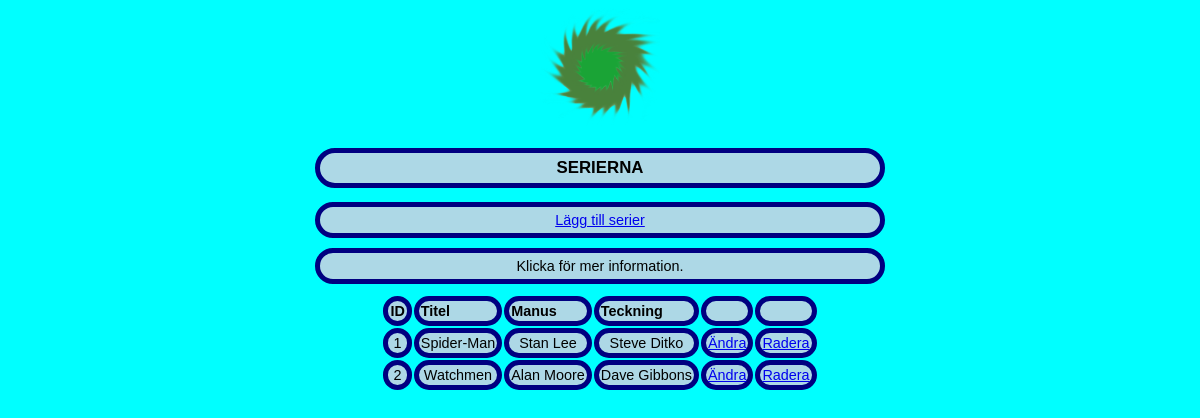
The app's page /read.php with its own data.
### tables this page shows
CREATE TABLE IF NOT EXISTS `serietidning` (
  `serieid` int(11) NOT NULL AUTO_INCREMENT,
  `Titel` varchar(255) NOT NULL,
  `Manus` varchar(255) NOT NULL,
  `Teckning` varchar(255) NOT NULL,
  PRIMARY KEY (`serieid`)
);

### read.php (the view, shortened to what this page needs)
<!DOCTYPE html>
<html lang="sv-se">
	<head>
		<link rel="stylesheet" type="text/css" href="crud_stil.css">
	</head>
	<body>
        <img src="logo2.png" alt="Anton Abrahamsson" style="width:10%">
		<h3>Serierna</h3>
		<p>
			<a href="create.php">Lägg till serier</a>
		</p>
        <div id="flip">Klicka för mer information.</div>
		<table>
            <tbody>
			<tr>
<?php
	require('databaskoppling.php');
		$sql = "SELECT * FROM serietidning";
	$result = $mysqli->query($sql);
		echo "<th>ID</th><th>Titel</th><th>Manus</th><th>Teckning</th>";
		echo "<th> </th><th> </th></tr>";
		echo "\n<tbody>\n";
		while($myRow = $result->fetch_array()) {
			echo "<tr>\n";
			echo "<td>" . $myRow['serieid'] . "</td>\n";
			echo "<td>" . $myRow['Titel'] . "</td>\n";
			echo "<td> " . $myRow['Manus'] . "</td>\n";
			echo "<td> " . $myRow['Teckning'] . "</td>\n";
			echo '<td><a href="update.php?serieId=' . $myRow['serieid'] . '">Ändra</a></td>' . "\n";
			echo '<td><a href="delete.php?serieId=' . $myRow['serieid'] . '">Radera</a></td>' . "\n";
			echo "</tr>\n\n";
		}
	?>
				</tbody>
			</table>
		</body>
	</html>

### crud_stil.css (style rules this page uses)
body { font-family: arial, verdana, helvetica, sans-serif; font-size: 0.9em; background-color: aqua; table-layout: center; text-align: center; align-content: center; align-items: center; margin-left: auto; margin-right: auto; }
h3 { text-transform: uppercase; padding: 5px; text-align: center; background-color: lightblue; border: 5px solid navy; border-radius: 25px; margin-left: auto; margin-right: auto; align-content: center; border-left: auto; border-right: auto; max-width: 550px; margin-bottom: 10px; }
p { padding: 5px; text-align: center; background-color: lightblue; border: 5px solid navy; border-radius: 25px; margin-left: auto; margin-right: auto; align-content: center; border-left: auto; border-right: auto; max-width: 550px; margin-bottom: 10px; }
table { margin-left: auto; margin-right: auto; border-left: auto; border-right: auto; align-content: center; table-layout: auto; text-align: center; align-items: center; }
th, td { border: 5px solid navy; padding: 2px; border-radius: 25px; align-content: center; align-items: center; vertical-align: bottom; background-color: lightblue; text-align: center; }
th { text-align: left; background-color: lightblue; border-radius: 25px; align-content: center; }
div { background-color: aqua; }
#panel, #flip { padding: 5px; text-align: center; background-color: lightblue; border: 5px solid navy; border-radius: 25px; margin-left: auto; margin-right: auto; align-content: center; border-left: auto; border-right: auto; max-width: 550px; margin-bottom: 10px; }

### records on screen
serietidning: serieid "1", Titel "Spider-Man", Manus "Stan Lee", Teckning "Steve Ditko"
serietidning: serieid "2", Titel "Watchmen", Manus "Alan Moore", Teckning "Dave Gibbons"
